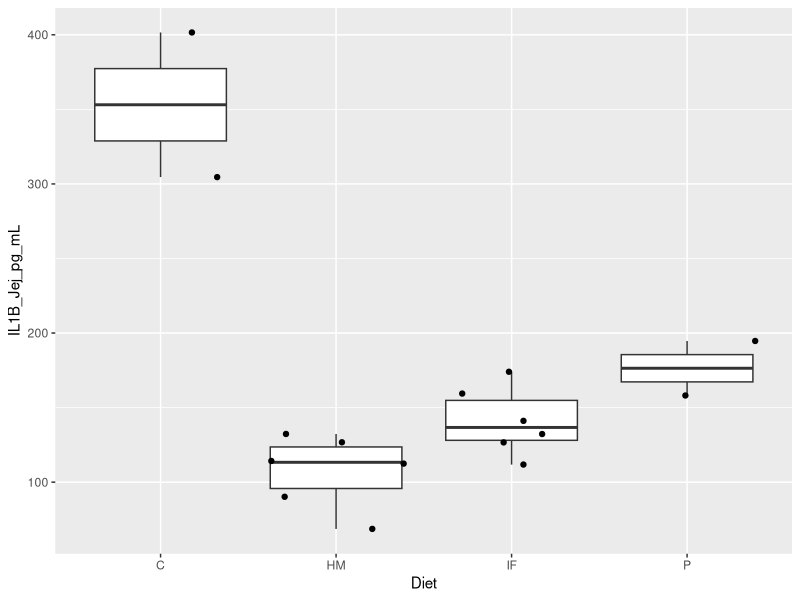
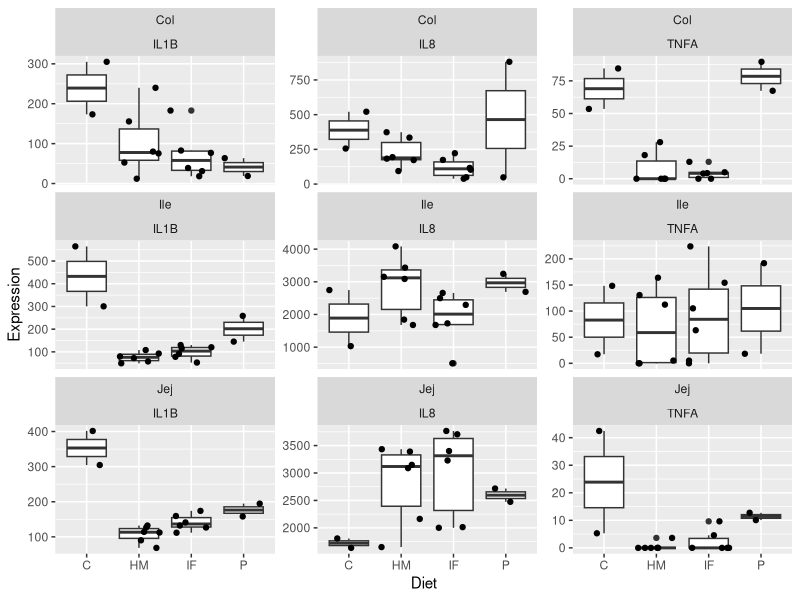
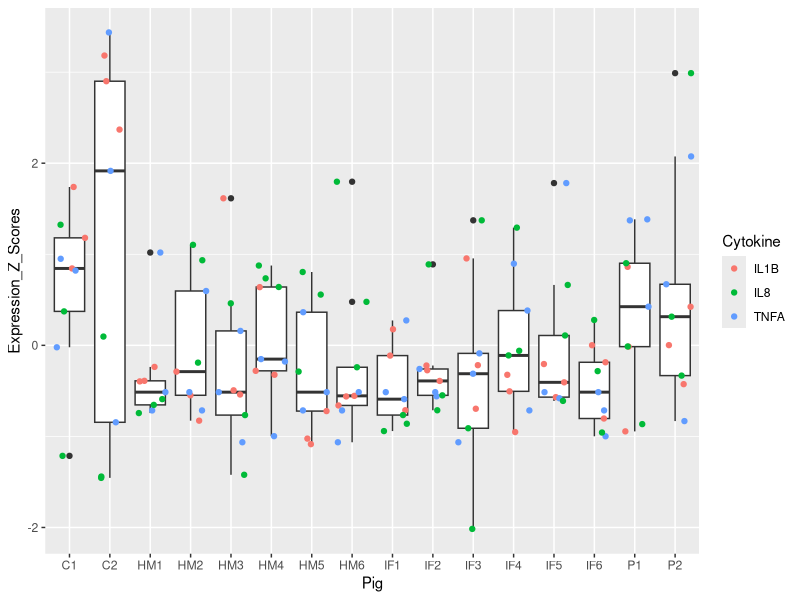
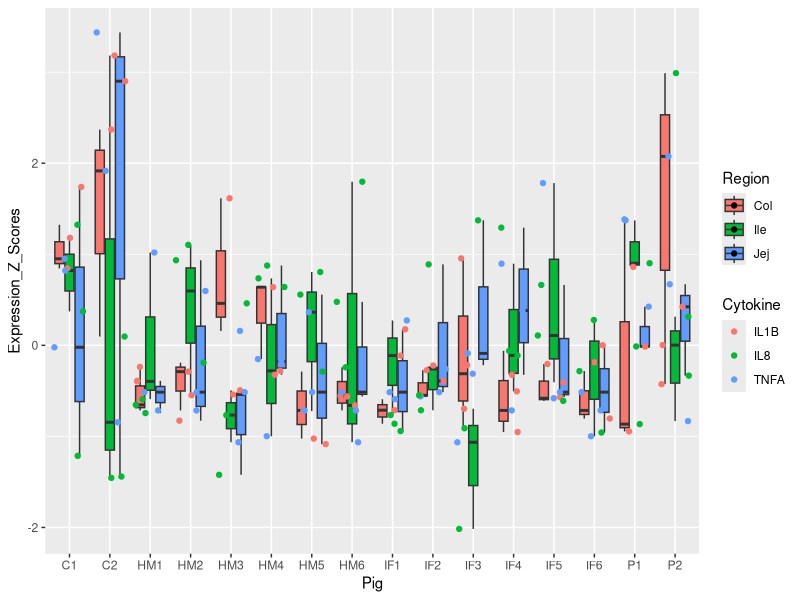
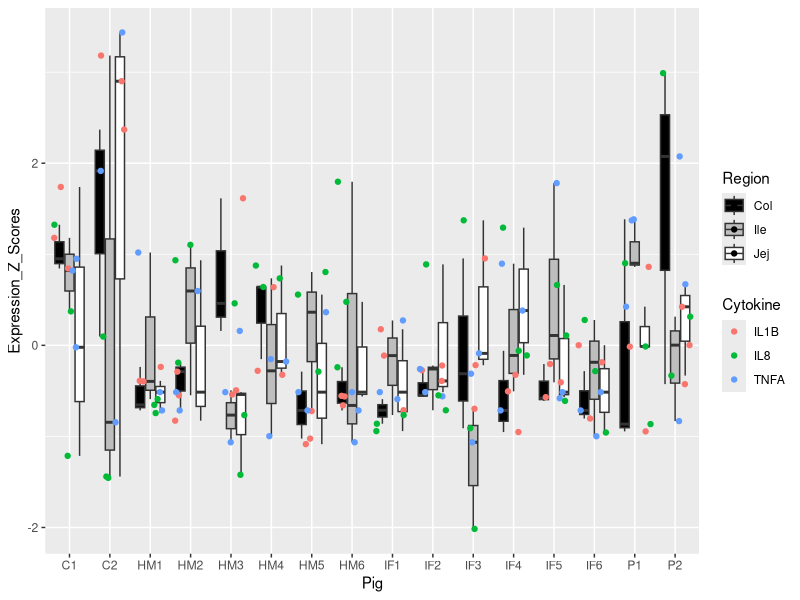
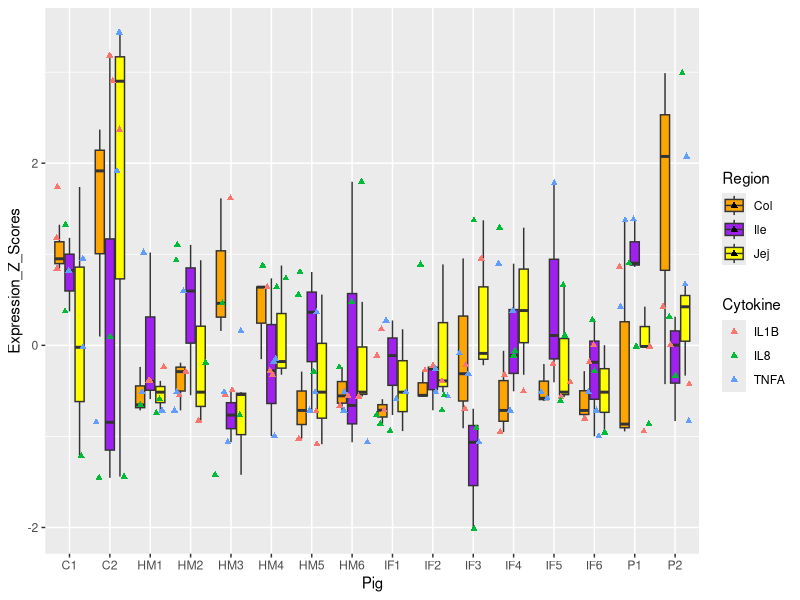
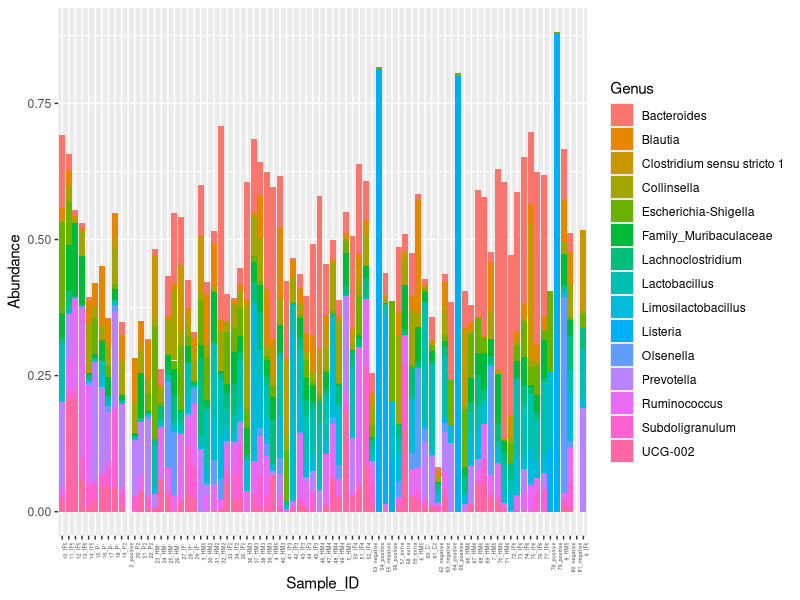
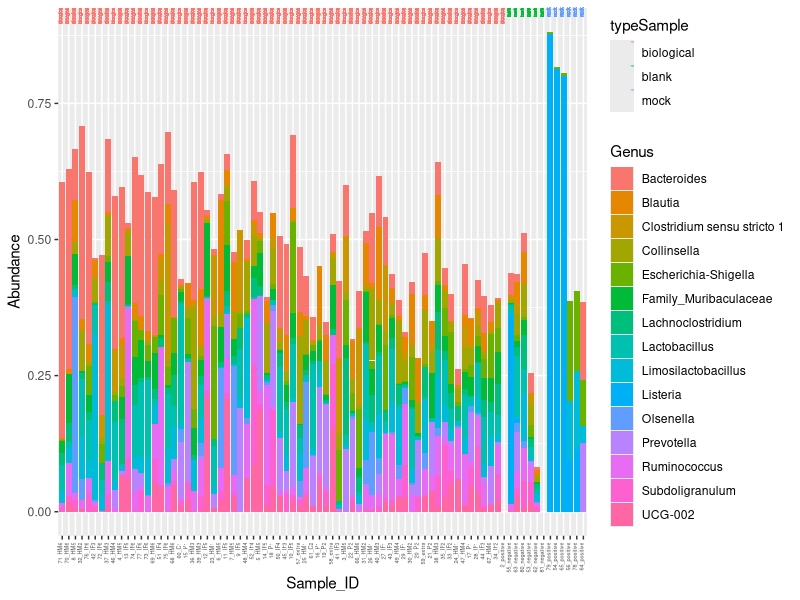

Generate these figures, in order, with R:
## ---- chunk 1
knitr::opts_chunk$set(echo=FALSE, warning=FALSE, error=FALSE, message=FALSE)

## ---- chunk 2
library(readxl)
Cytokine_summary <- read_excel("Cytokine_summary.xlsx")
View(Cytokine_summary)
knitr::kable(Cytokine_summary)
## ---- chunk 3
library(tidyverse)
library(ggplot2)
library(ggpubr)
library(rstatix)
library(dplyr)
## ---- chunk 4
Cytokine_summary <- Cytokine_summary %>%
  mutate(Diet = case_when(
    grepl("^P", Pig) ~ "P",
    grepl("^C", Pig) ~ "C",
    grepl("^HM", Pig) ~ "HM",
    grepl("^IF", Pig) ~ "IF",
    TRUE ~ NA_character_  # Add this line to handle other cases or set default value
  ))
## ---- chunk 5
ggplot(Cytokine_summary, aes(x = Diet, y = IL1B_Jej_pg_mL)) + 
  geom_boxplot() + 
  geom_jitter()
## ---- chunk 6
Cytokine_long <- Cytokine_summary %>%
  pivot_longer(cols = 2:10, names_to ="Reg_Cyt",
 values_to = "Expression") %>%
  separate(Reg_Cyt, into = c("Cytokine", "Region"), sep = "_", remove = FALSE)
## ---- chunk 7
ggplot(Cytokine_long, aes(x = Diet, y = Expression)) + 
  geom_boxplot() + 
  geom_jitter() + 
  facet_wrap(Region ~ Cytokine, scales = "free_y")
## ---- chunk 8
ggsave("CytokineSummaryBoxplotJitter.pdf")
## ---- chunk 9
Cytokine_zscore <- Cytokine_summary %>%   mutate(across(.cols = 2:10, .fns = ~scale(.) %>% as.vector)) #scaling columns 2-10}
## ---- chunk 10
Cytokine_zscore_long <- Cytokine_zscore %>%   pivot_longer(cols = 2:10, names_to ="Reg_Cyt",  values_to = "Expression_Z_Scores") %>%   separate(Reg_Cyt, into = c("Cytokine", "Region"), sep = "_", remove = FALSE)   # We just made the data long! First we break up the columns 2-10 to their cytokine and their region. # Don't worry about warning- says I have lots of _}
## ---- chunk 11
ggplot(Cytokine_zscore_long, aes(x = Pig, y = Expression_Z_Scores)) +    geom_boxplot() +    geom_jitter(aes(color= Cytokine))
## ---- chunk 12
ggsave("ZscoreCytokinesSimple.pdf")
## ---- chunk 13
ggplot(Cytokine_zscore_long, aes(x = Pig, y = Expression_Z_Scores, fill = Region)) +    
  geom_boxplot() +    
  geom_jitter(aes(color= Cytokine))
## ---- chunk 14
region_colors <- c("black", "gray", "white")

ggplot(Cytokine_zscore_long, aes(x = Pig, y = Expression_Z_Scores, fill = Region)) +    
  geom_boxplot() +    
  geom_jitter(aes(color = Cytokine)) +
  scale_fill_manual(values = region_colors)
## ---- chunk 15
ggsave("ZscoreCytokinesComplex.png")
## ---- chunk 16
region_colors <- c("orange", "purple", "yellow")

ggplot(Cytokine_zscore_long, aes(x = Pig, y = Expression_Z_Scores, fill = Region)) +    
  geom_boxplot() +    
  geom_jitter(aes(color = Cytokine), shape = 17) +  # Change shape to the desired value
  scale_fill_manual(values = region_colors)
## ---- chunk 17

library(ggplot2)
library(magrittr)
library(dplyr)

# Reading in csv I sent to Barrie
test <- read.csv("test.csv")

ggplot(data = test, aes(x = Sample_ID, y = Abundance, fill = Genus))+
  geom_col(position = "stack")+
  theme(axis.text.x = element_text(angle = 90, hjust = 1, size = 4))

# get barchart, default colors, but would love to have x axis ordered. Barrie also modified x axis to be more readable.

test <- test %>%
  mutate(Sample_ID = factor(Sample_ID, levels = unique(Sample_ID[order(typeSample)]))) #order x axis by typeSample

ggplot(data = test, aes(x = Sample_ID, y = Abundance, fill = Genus)) +
  geom_col(position = "stack")+
  theme(axis.text.x = element_text(angle = 90, hjust = 1, vjust = 0, size = 4))+
 geom_text(aes(x = Sample_ID, y = Inf, label = typeSample, color = typeSample), 
            vjust = 0, angle = 90, hjust = 1, size = 1) #add this line for adding text on top/color/legend, I think
## ---- chunk 18

library(RColorBrewer)
custom_col15 <- c( "#FF0000", "#00B0F0", "#FFFF00", "#96D050", "#CC3399",
 "#375623", "#FFC000", "#0070C0", "#990033","#00B050",
 "#FF00FF", "#66FF99", "#F96E05", "#FFFF99", "#000000")#,
# "#0000FF", "#FF7C80", "#CC66FF", "#00FF00", "#002060")

ggplot(data = test, aes(x = Sample_ID, y = Abundance, fill = Genus)) +
  geom_col(position = "stack")+
  scale_fill_manual(values = custom_col15)+
  theme(axis.text.x = element_text(angle = 90, hjust = 1, vjust = 0, size = 4))+
 geom_text(aes(x = Sample_ID, y = Inf, label = typeSample, color = typeSample), 
            vjust = 0, angle = 90, hjust = 1, size = 1) #add this line for adding text on top/color/legend, I think

